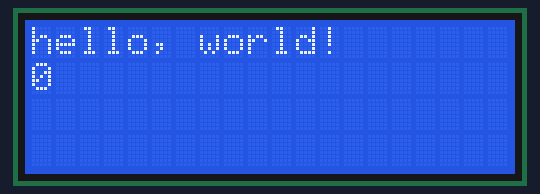
Bench run of a sketch on a simulated Arduino Mega 2560, built with avr-gcc and run on an emulated ATmega2560. Shown: 20×4 character LCD.

Above: at 0.1 s.
At 4.1 s:
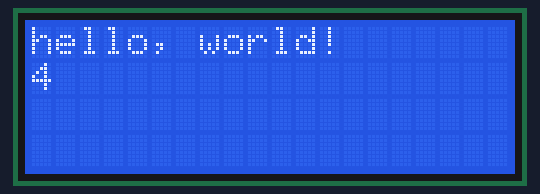
At 11.1 s:
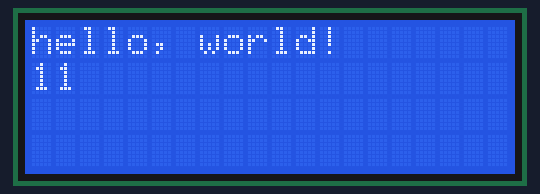
At 15.1 s:
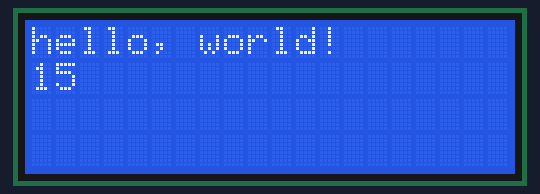
At 20.1 s:
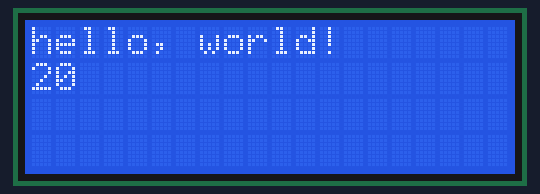
At 39.1 s:
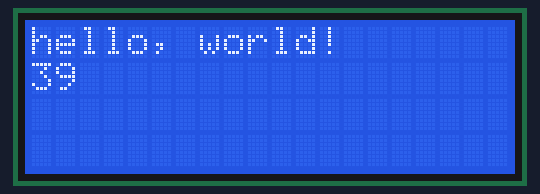

The sketch:

LCDTest.ino
```cpp
#include <LiquidCrystal.h>

/*
 * IF SOMETHING IS GOING WRONG LOOK HERE PLZZZZZ
 * ALSO TRY RUNNING THE ARDUINO USING THE POWER THING AND NOT THE COMPUTER THING
 */
const int lcdPin = 29;
const int rs = 32, en = 30, d4 = 37, d5 = 35, d6 = 33, d7 = 31;
LiquidCrystal lcd(rs, en, d4, d5, d6, d7);

void setup() {
  lcd.begin(20, 4);
  pinMode(lcdPin, OUTPUT);
  digitalWrite(lcdPin, HIGH);
  // Print a message to the LCD.
  lcd.print("hello, world!");
}

void loop() {
  // set the cursor to column 0, line 1
  // (note: line 1 is the second row, since counting begins with 0):
  lcd.setCursor(0, 1);
  // print the number of seconds since reset:
  lcd.print(millis() / 1000);
}
```

Measured:
- what the display in image 1 shows lasts 1.0 s, from 4.0 s to 5.0 s
